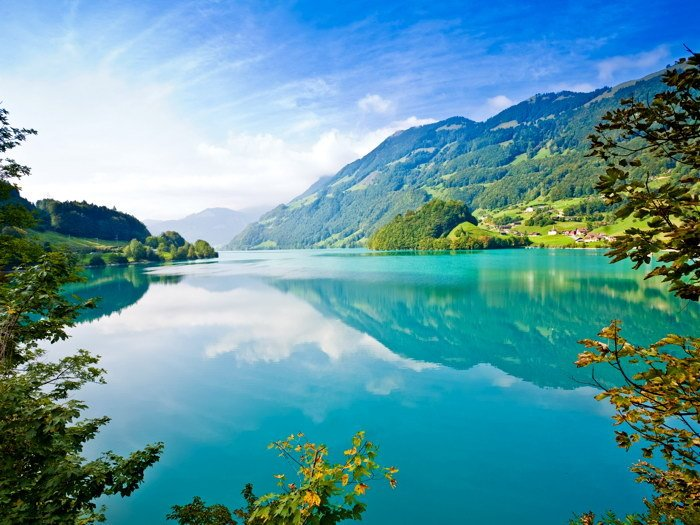
#> input picture 4. hafta - numpy devam/resim/manzara.jpg, 700 x 525 px
$ python 14_2_resim_siralama.py
#> lines starting #> are read from the running program, lines starting #| are printed output that depends on the picture
import cv2 as cv
import numpy as np

resim = cv.imread("resim/manzara.jpg", cv.IMREAD_GRAYSCALE)
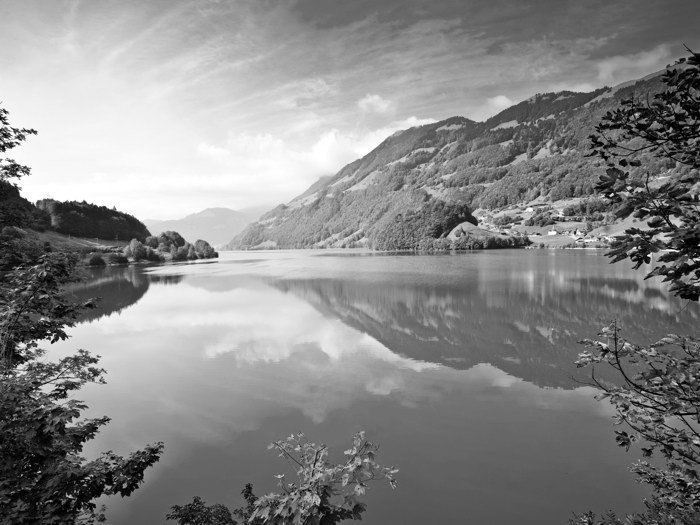
#> resim: shape (525, 700); min 0, max 255, mean 136.2
resim = cv.imread("resim/manzara.jpg")
#> resim is the input picture: shape (525, 700, 3); mean B, G, R 163.8, 152.7, 93.6

yeni_dizi = np.sort(resim)
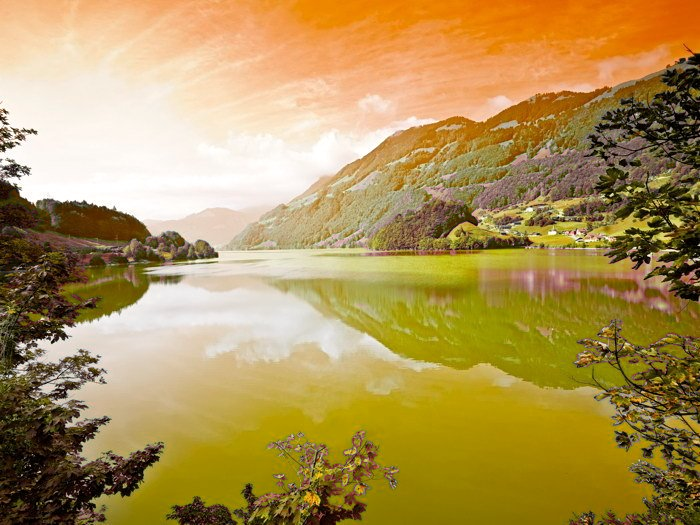
#> yeni_dizi: shape (525, 700, 3); mean B, G, R 86.9, 147.7, 175.5
print(yeni_dizi)
#> (printed output is left out)

cv.imshow("asc", yeni_dizi)
cv.waitKey(0)

print(yeni_dizi)
#> (printed output is left out)
